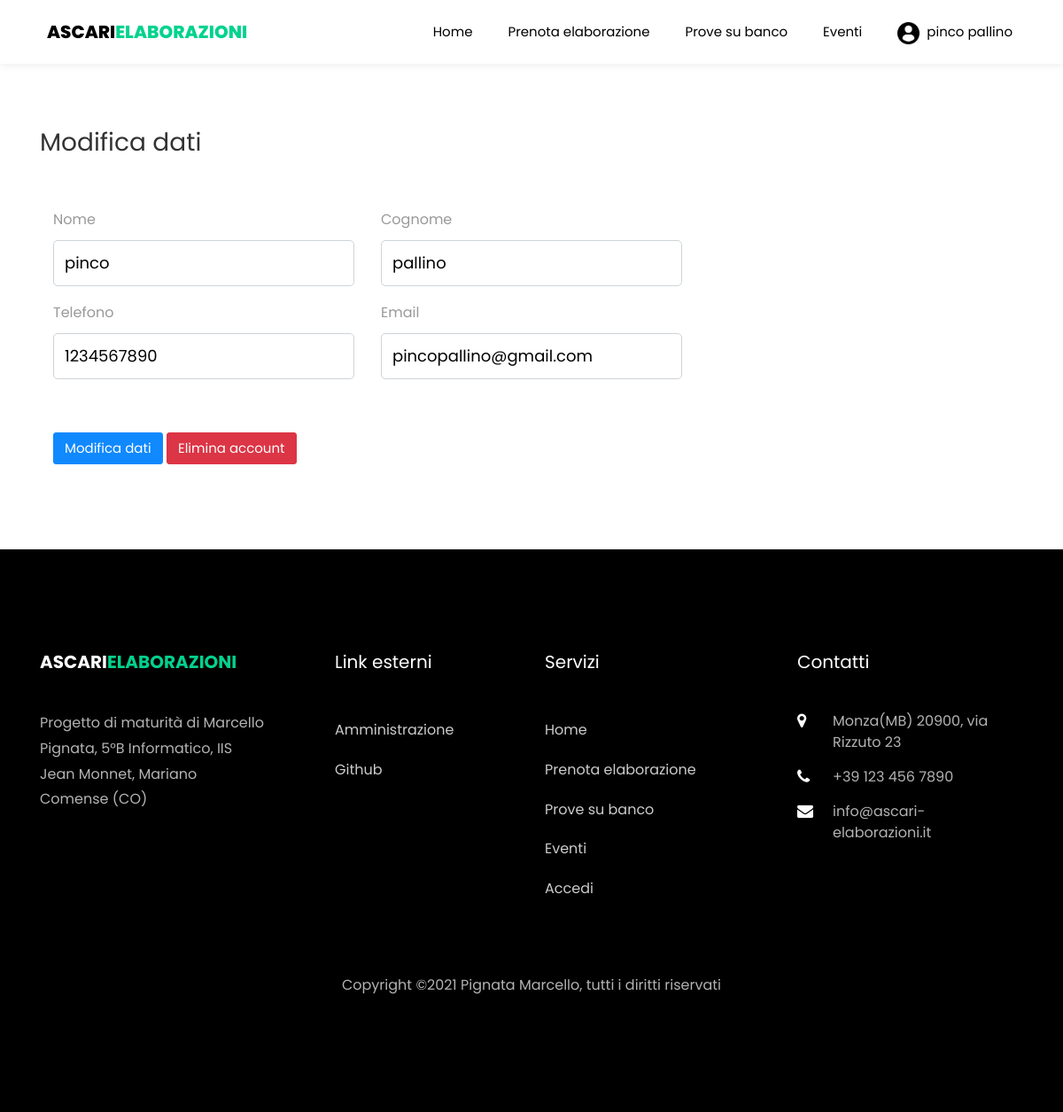
The page /dati.php (signed in) on the database its author committed.
### tables this page shows
CREATE TABLE `utenti` (
  `id` int(11) NOT NULL,
  `email` varchar(254) NOT NULL,
  `password` varchar(20) NOT NULL,
  `nome` varchar(20) NOT NULL,
  `cognome` varchar(20) NOT NULL,
  `telefono` varchar(20) NOT NULL
);

### dati.php (the view, shortened to what this page needs)
<!DOCTYPE html>
<html lang="it">
    <head>
        <link rel="stylesheet" href="css/open-iconic-bootstrap.min.css">
        <link rel="stylesheet" href="css/animate.css">
        <link rel="stylesheet" href="css/owl.carousel.min.css">
        <link rel="stylesheet" href="css/owl.theme.default.min.css">
        <link rel="stylesheet" href="css/magnific-popup.css">
        <link rel="stylesheet" href="css/aos.css">
        <link rel="stylesheet" href="css/ionicons.min.css">
        <link rel="stylesheet" href="css/bootstrap-datepicker.css">
        <link rel="stylesheet" href="css/jquery.timepicker.css">
        <link rel="stylesheet" href="css/flaticon.css">
        <link rel="stylesheet" href="css/icomoon.css">
        <link rel="stylesheet" href="css/style.css">
        <link rel="stylesheet" href="css/user-dropdown.css">
    </head>
    <body style = "padding-right: 0 !important;">
    <nav class="navbar navbar-expand-lg navbar-dark  bg-dark ftco-navbar-light scrolled awake" id="ftco-navbar"  style = "padding-right: 0 !important;">
            <div class="container">
                <a class="navbar-brand" href="index.php">Ascari<span>Elaborazioni</span></a>
                <div class="collapse navbar-collapse" id="ftco-nav">
                    <ul class="navbar-nav ml-auto">
                    <li class="nav-item"><a href="index.php" class="nav-link">Home</a></li>
                    <li class="nav-item"><a href="prenota.php" class="nav-link">Prenota elaborazione</a></li>
                    <li class="nav-item"><a href="banco.php" class="nav-link">Prove su banco</a></li>
                    <li class="nav-item"><a href="eventi.php" class="nav-link">Eventi</a></li>
                    <?php
                        if(isset($_SESSION["id_utente"]))
                        {
                            echo '
                                <li class="nav-item dropdown">
                                    <button class="nav-link dropbtn" id="username">
                                        <img src="images/account.png" width="25px">&nbsp;
                                        '.$_SESSION["nome"].' '.$_SESSION["cognome"].'
                                    </button>
                                    <div class="dropdown-content">
                                        <a href="prenotazioni.php">Prenotazioni</a>
                                        <a href="dati.php" style="background-color:black; color: white;">Modifica dati</a>
                                        <a href="password.php">Modifica password</a>
                                        <a href="logout.php">Disconnettiti</a>
                                    </div>
                                </li>
                                ';
                        }
                        else
                        {
                            echo '
                                <li class="nav-item">
                                    <a href="login.php" class="btn btn-success nav-link" id="accedi">Accedi</a>
                                </li>
                                ';
                        }
                    ?>
                    </ul>
                </div>
            </div>
        </nav>
    <section class="ftco-section contact-section">
        <div class="container">
            <div class="col-md-12">
                <?php
                    if(!isset($_SESSION["id_utente"]))
                    {
                        echo "
                        <div class='row'><h4>&nbsp;</h4></div>
                        <div class='row'><h4>&nbsp;</h4></div>
                        <div class='row'><h4>&nbsp;</h4></div>
                        <div class='row'><h4>Devi aver effettuato l'accesso per accedere a questa sezione</h4></div>
                        <div class='row'><h4>&nbsp;</h4></div>
                        <div class='row'><h4>&nbsp;</h4></div>
                        ";
                    }
                    else
                    {
                        $servername = "localhost";
                        $username = "root";
                        $password = "";
                        $dbname = "ascari-elaborazioni";
                        $conn = new mysqli($servername, $username, $password, $dbname);
                        $sql = "SELECT * FROM utenti WHERE id = ".$_SESSION["id_utente"];
                        $result = $conn->query($sql);
                        if ($result->num_rows > 0)
                        {
                            $utente = $result->fetch_assoc();
                        }
                        else
                        {
                            echo "<script>alert('errore php')</script>";
                        }
                    }
                ?>
                <form action="query.php" method="post" <?php if(!isset($_SESSION["id_utente"])){echo 'style="display:none;"';}?>>
                    <div class="row"><h4>&nbsp;</h4></div>
                    <div class="row"><h3>Modifica dati</h3></div>
                    <div class="row"><h4>&nbsp;</h4></div>
                    <div class="row">
                        <div class="col">
                            <div class="form-group">
                                <label for="select_auto">Nome</label>
                                <input type="text" name="nome" class="form-control" id="nome" required value='<?php echo $utente["nome"]?>'>
                            </div>
                        </div>
                        <div class="col">
                            <div class="form-group">
                                <label for="select_auto">Cognome</label>
                                <input type="text" name="cognome" class="form-control" id="cognome" required value='<?php echo $utente["cognome"]?>'>
                            </div>
                        </div>
                        <div class="col"></div>
                    </div>
                    <div class="row">
                        <div class="col">
                            <div class="form-group">
                                <label for="select_auto">Telefono</label>
                                <input type="text" name="telefono" class="form-control" id="telefono" required value='<?php echo $utente["telefono"]?>'>
                            </div>
                        </div>
                        <div class="col">
                            <div class="form-group">
                                <label for="select_auto">Email</label>
                                <input type="text" name="email" class="form-control" id="email" required value='<?php echo $utente["email"]?>'>
                            </div>
                        </div>
                        <div class="col"></div>
                    </div>
                    <div class="row"><h4>&nbsp;</h4></div>
                    <div class="row">
                        <div class="col">
                            <button type="submit" class="btn btn-primary" name="modificaDati">Modifica dati</button>
                            <button type="button" class="btn btn-danger"  data-toggle="modal" data-target="#confermaElimina">Elimina account</button>
                        </div>
                    </div>
                </form>
            </div>
        </div>
    </section>
    <footer class="ftco-footer ftco-bg-dark ftco-section">
            <div class="container">
                <div class="row mb-5">
                    <div class="col-md">
                        <div class="ftco-footer-widget mb-4">
                            <h2 class="ftco-heading-2"><a href="#" class="logo">Ascari<span>Elaborazioni</span></a></h2>
                            <p>Progetto di maturità di Marcello Pignata, 5°B Informatico, IIS Jean Monnet, Mariano Comense (CO)</p>
                        </div>
                    </div>
                    <div class="col-md">
                        <div class="ftco-footer-widget mb-4 ml-md-5">
                            <h2 class="ftco-heading-2">Link esterni</h2>
                            <ul class="list-unstyled">
                                <li><a href="amministrazione.php" class="py-2 d-block">Amministrazione</a></li>
                                <li><a href="https://github.com/MarcelloPignata/ascari-elaborazioni" class="py-2 d-block">Github</a></li>
                            </ul>
                        </div>
                    </div>
                    <div class="col-md">
                        <div class="ftco-footer-widget mb-4">
                            <h2 class="ftco-heading-2">Servizi</h2>
                            <ul class="list-unstyled">
                                <li><a href="index.php" class="py-2 d-block">Home</a></li>
                                <li><a href="prenota.php" class="py-2 d-block">Prenota elaborazione</a></li>
                                <li><a href="banco.php" class="py-2 d-block">Prove su banco</a></li>
                                <li><a href="eventi.php" class="py-2 d-block">Eventi</a></li>
                                <li><a href="login.php" class="py-2 d-block">Accedi</a></li>
                            </ul>
                        </div>
                    </div>
                    <div class="col-md">
                        <div class="ftco-footer-widget mb-4">
                            <h2 class="ftco-heading-2">Contatti</h2>
                            <div class="block-23 mb-3">
                                <ul>
                                    <li><span class="icon icon-map-marker"></span><span class="text">Monza(MB) 20900, via Rizzuto 23</span></li>
                                    <li><span class="icon icon-phone"></span><span class="text">+39 123 456 7890</span></li>
                                    <li><span class="icon icon-envelope"></span><span class="text">info@ascari-elaborazioni.it</span></li>
                                </ul>
                            </div>
                        </div>
                    </div>
                </div>
                <div class="row">
                    <div class="col-md-12 text-center">
                        <p>Copyright &copy;<script>document.write(new Date().getFullYear());</script> Pignata Marcello, tutti i diritti riservati</p>
                    </div>
                </div>
            </div>
        </footer>
    </body>
</html>

### css/icomoon.css (style rules this page uses)
[class^="icon-"], [class*=" icon-"] { font-family: 'icomoon' !important; speak: none; font-style: normal; font-weight: normal; font-variant: normal; text-transform: none; line-height: 1; -webkit-font-smoothing: antialiased; -moz-osx-font-smoothing: grayscale; }
.icon-map-marker:before { content: "\f041"; }
.icon-phone:before { content: "\f095"; }
.icon-envelope:before { content: "\f0e0"; }

### css/user-dropdown.css (style rules this page uses)
.dropbtn { background-color: rgba(0,0,0,0); color: white; padding: 16px; font-size: 16px; border: none; }
.dropdown { position: relative; display: inline-block; }

### rows shown on the page
utenti: nome "pinco", cognome "pallino", telefono "1234567890", email "pincopallino@gmail.com"

### other values the page prints
$_SESSION["nome"] "pinco"
$_SESSION["cognome"] "pallino"
